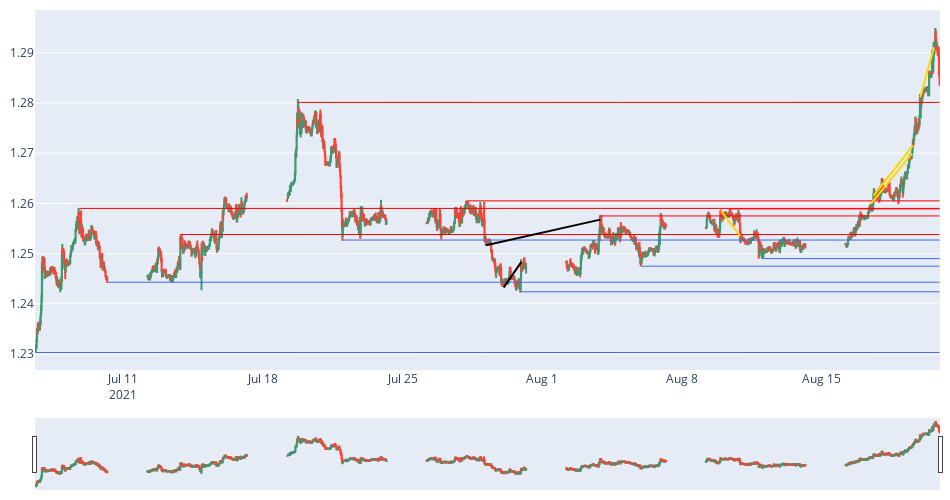

Notebook cell for this chart:
### Code cell
def plot_stop_log(pair,granularity = 'M30', time_delta = 46):
    
    df = pd.read_pickle(get_his_data_filename(pair, granularity))
    non_cols = ['time','volume']
    mod_cols = [x for x in df.columns if x not in non_cols]
    df[mod_cols]=df[mod_cols].apply(pd.to_numeric)
    df.reset_index(inplace=True,drop=True)

    df['time'] = df['time'].apply(parser)

    df['time'] = df['time'].apply(astimezone)
    
    df_plot = df.iloc[-1600:]
    df_plot.reset_index(inplace=True,drop=True)
    
    fig = go.Figure()
    fig.add_trace(go.Candlestick(x = df_plot.time,
                                 open = df_plot.mid_o,
                                 high = df_plot.mid_h,
                                 low = df_plot.mid_l,
                                 close=df_plot.mid_c))
    
    fig.update_layout(width=950,height=500,
                 margin = dict(l=10,r=10,t=10,b=10))
    
    log_df = pd.read_pickle('break_stop_log.pkl')
    log_df.reset_index(inplace=True,drop=True)
    
    for i in log_df.index:
        if log_df['PAIR'][i] == pair:
            if log_df['time'][i]> (dt.datetime.now()- dt.timedelta(time_delta)).astimezone(pytz.timezone('Singapore')):
                if log_df['decision'][i] ==1:
                    fig.add_shape(type="line",
                        x0=log_df['time'][i], 
                        y0=log_df['sure_level'][i], 
                        x1=df_plot['time'].iloc[-1], 
                        y1= log_df['sure_level'][i],
                        line=dict(color="red",width=1))

    for i in log_df.index:
        if log_df['PAIR'][i] == pair:
            if log_df['time'][i]> (dt.datetime.now()- dt.timedelta(time_delta)).astimezone(pytz.timezone('Singapore')):
                if log_df['decision'][i] ==-1:
                    fig.add_shape(type="line",
                    x0=log_df['time'][i], 
                    y0=log_df['sure_level'][i], 
                    x1=df_plot['time'].iloc[-1], 
                    y1=log_df['sure_level'][i],
                    line=dict(color="RoyalBlue",width=1))

    fig.update_xaxes(
            gridcolor="#1f292f",
            showgrid=False,fixedrange=True,rangeslider=dict(visible=True)
            #,rangebreaks=[
                #dict(bounds=["sat", "mon"])]
                )
    
    # for trade history
    df_trade = pd.read_csv('/Users/User2/Desktop/Pepper Statement.csv')
    df_trade_pair = df_trade[df_trade['Symbol']==pair].copy()
    
    df_trade_pair = df_trade_pair[['Symbol','Opening Direction', 'Opening Time', 'Closing Time', 'Entry Price','Closing Price', 'Closing Quantity','Net SGD']].copy()
    df_trade_pair['Opening Time'] = df_trade_pair['Opening Time'].apply(parser)
    df_trade_pair['Closing Time'] = df_trade_pair['Closing Time'].apply(parser)
    df_trade_pair = df_trade_pair[df_trade_pair['Opening Time']> dt.datetime.now()- dt.timedelta(time_delta)].copy()
    
    pair_take_profit = data_plot_library[pair]['pips'] * data_plot_library[pair]['pips_tp']
    pair_stop_loss = data_plot_library[pair]['pips'] * data_plot_library[pair]['pips_sl']

    df_trade_pair['Take_Profit'] = np.where(df_trade_pair['Opening Direction']=='Buy',
                                    df_trade_pair['Entry Price'] + pair_take_profit,
                                    df_trade_pair['Entry Price'] - pair_take_profit)

    df_trade_pair['Stop_Loss'] = np.where(df_trade_pair['Opening Direction']=='Buy',
                                    df_trade_pair['Entry Price'] - pair_stop_loss,
                                    df_trade_pair['Entry Price'] + pair_stop_loss)

    for i in df_trade_pair.index:
        if df_trade_pair['Opening Direction'][i] == 'Buy':
            if df_trade_pair['Opening Time'][i]> dt.datetime.now()- dt.timedelta(time_delta):
                fig.add_shape(type="line",
                x0=df_trade_pair['Opening Time'][i], 
                y0=df_trade_pair['Entry Price'][i], 
                x1=df_trade_pair['Closing Time'][i], 
                y1=df_trade_pair['Closing Price'][i],
                line=dict(color="Gold",width=2))         

    for i in df_trade_pair.index:
        if df_trade_pair['Opening Direction'][i] == 'Sell':
            if df_trade_pair['Opening Time'][i]> dt.datetime.now()- dt.timedelta(time_delta):
                fig.add_shape(type="line",
                x0=df_trade_pair['Opening Time'][i], 
                y0=df_trade_pair['Entry Price'][i], 
                x1=df_trade_pair['Closing Time'][i], 
                y1=df_trade_pair['Closing Price'][i],
                line=dict(color="Black",width=2))

    fig.update_layout(hovermode='x')
    fig.show()

    display(df_trade_pair)

plot_stop_log(pair)

### Figure 1 — Plotly figure (JSON) as saved in the notebook; plotly's stock layout.template omitted (floating-point values rounded to 4 significant figures; data arrays with more than 128 entries replaced by an {"elided": "..."} marker saying what was removed)
{"data": [{"close": {"elided": "1600 float values"}, "high": {"elided": "1600 float values"}, "low": {"elided": "1600 float values"}, "open": {"elided": "1600 float values"}, "type": "candlestick", "x": {"elided": "1600 str values"}}], "layout": {"height": 500, "hovermode": "x", "margin": {"b": 10, "l": 10, "r": 10, "t": 10}, "shapes": [{"line": {"color": "red", "width": 1}, "type": "line", "x0": "2021-07-08T18:20:00+08:00", "x1": "2021-08-20T22:00:00+08:00", "y0": 1.259, "y1": 1.259}, {"line": {"color": "red", "width": 1}, "type": "line", "x0": "2021-07-13T21:18:00+08:00", "x1": "2021-08-20T22:00:00+08:00", "y0": 1.254, "y1": 1.254}, {"line": {"color": "red", "width": 1}, "type": "line", "x0": "2021-07-19T18:11:00+08:00", "x1": "2021-08-20T22:00:00+08:00", "y0": 1.28, "y1": 1.28}, {"line": {"color": "red", "width": 1}, "type": "line", "x0": "2021-07-28T04:55:00+08:00", "x1": "2021-08-20T22:00:00+08:00", "y0": 1.26, "y1": 1.26}, {"line": {"color": "red", "width": 1}, "type": "line", "x0": "2021-08-03T21:54:00+08:00", "x1": "2021-08-20T22:00:00+08:00", "y0": 1.258, "y1": 1.258}, {"line": {"color": "red", "width": 1}, "type": "line", "x0": "2021-08-10T10:02:00+08:00", "x1": "2021-08-20T22:00:00+08:00", "y0": 1.259, "y1": 1.259}, {"line": {"color": "RoyalBlue", "width": 1}, "type": "line", "x0": "2021-07-06T14:14:00+08:00", "x1": "2021-08-20T22:00:00+08:00", "y0": 1.23, "y1": 1.23}, {"line": {"color": "RoyalBlue", "width": 1}, "type": "line", "x0": "2021-07-10T04:58:00+08:00", "x1": "2021-08-20T22:00:00+08:00", "y0": 1.244, "y1": 1.244}, {"line": {"color": "RoyalBlue", "width": 1}, "type": "line", "x0": "2021-07-21T23:50:00+08:00", "x1": "2021-08-20T22:00:00+08:00", "y0": 1.253, "y1": 1.253}, {"line": {"color": "RoyalBlue", "width": 1}, "type": "line", "x0": "2021-07-30T21:50:00+08:00", "x1": "2021-08-20T22:00:00+08:00", "y0": 1.242, "y1": 1.242}, {"line": {"color": "RoyalBlue", "width": 1}, "type": "line", "x0": "2021-08-05T22:55:00+08:00", "x1": "2021-08-20T22:00:00+08:00", "y0": 1.248, "y1": 1.248}, {"line": {"color": "RoyalBlue", "width": 1}, "type": "line", "x0": "2021-08-12T01:03:00+08:00", "x1": "2021-08-20T22:00:00+08:00", "y0": 1.249, "y1": 1.249}, {"line": {"color": "Gold", "width": 2}, "type": "line", "x0": "2021-08-09T22:59:00", "x1": "2021-08-10T22:20:00", "y0": 1.258, "y1": 1.253}, {"line": {"color": "Gold", "width": 2}, "type": "line", "x0": "2021-08-17T11:25:00", "x1": "2021-08-19T13:01:00", "y0": 1.26, "y1": 1.27}, {"line": {"color": "Gold", "width": 2}, "type": "line", "x0": "2021-08-17T14:43:00", "x1": "2021-08-19T14:06:00", "y0": 1.262, "y1": 1.272}, {"line": {"color": "Gold", "width": 2}, "type": "line", "x0": "2021-08-19T22:50:00", "x1": "2021-08-20T15:25:00", "y0": 1.281, "y1": 1.291}, {"line": {"color": "Black", "width": 2}, "type": "line", "x0": "2021-07-30T01:39:00", "x1": "2021-07-30T22:56:00", "y0": 1.243, "y1": 1.248}, {"line": {"color": "Black", "width": 2}, "type": "line", "x0": "2021-07-29T04:23:00", "x1": "2021-08-03T21:48:00", "y0": 1.252, "y1": 1.257}], "width": 950, "xaxis": {"fixedrange": true, "gridcolor": "#1f292f", "rangeslider": {"visible": true}, "showgrid": false}}}
